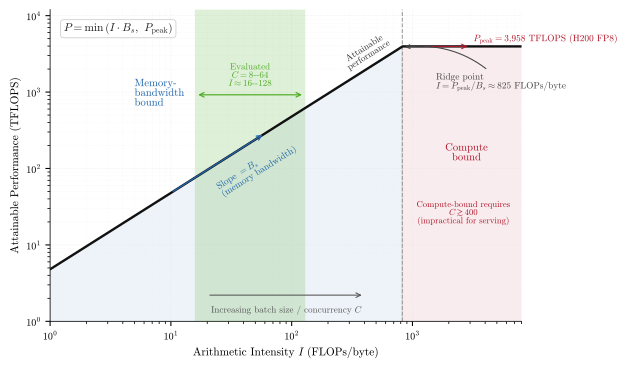

Source code (Python):
#!/usr/bin/env python3
"""
roofline.py — Annotated roofline model for the background section.
Explains the roofline model as applied to multi-GPU LLM inference serving.

H200 SXM FP8 concrete anchors:
  Peak compute : 3958 TFLOPS
  HBM bandwidth: 4.8 TB/s  →  ridge ≈ 825 FLOPs/byte

Saves: roofline.svg
"""

import matplotlib as mpl
import matplotlib.pyplot as plt
import numpy as np
from pathlib import Path

mpl.rcParams.update({
    'text.usetex': False,
    'font.family': 'serif',
    'mathtext.fontset': 'cm',
    'font.serif': ['cmr10', 'Computer Modern Roman', 'DejaVu Serif'],
    'font.size': 8.5,
    'axes.labelsize': 8.5,
    'axes.titlesize': 8.5,
    'xtick.labelsize': 7.5,
    'ytick.labelsize': 7.5,
    'legend.fontsize': 7.5,
    'axes.linewidth': 0.6,
    'figure.dpi': 150,
    'axes.formatter.use_mathtext': True,
})

OUT_DIR = Path(__file__).parent

PEAK  = 3958.0   # TFLOPS  (H200 FP8 tensor-core)
BW    = 4.8      # TB/s    (H200 HBM3e)
RIDGE = PEAK / BW  # ≈ 825 FLOPs/byte

ai = np.logspace(0, 4, 3000)
roofline = np.minimum(ai * BW, PEAK)

fig, ax = plt.subplots(figsize=(5.5, 3.8))

# ── Shaded regions ────────────────────────────────────────────────────────────
ai_mb = ai[ai <= RIDGE]
ai_cb = ai[ai >= RIDGE]

ax.fill_between(ai_mb, ai_mb * BW, 0.6, alpha=0.08, color='#2166ac', zorder=1)
ax.fill_between(ai_cb, PEAK,       0.6, alpha=0.08, color='#b2182b', zorder=1)

# ── Roofline curve ────────────────────────────────────────────────────────────
ax.loglog(ai, roofline, color='#111111', linewidth=1.8, zorder=5,
          solid_capstyle='round', solid_joinstyle='round')

# ── Ridge vertical guide ──────────────────────────────────────────────────────
ax.axvline(RIDGE, color='#999999', linestyle='--', linewidth=0.8, zorder=2)

# ── Axes (set limits before computing display transforms) ─────────────────────
ax.set_xlabel('Arithmetic Intensity $I$ (FLOPs/byte)')
ax.set_ylabel('Attainable Performance (TFLOPS)')
ax.set_xlim(1, 8000)
ax.set_ylim(1, 12000)
ax.spines[['top', 'right']].set_visible(False)
ax.grid(which='major', color='#e0e0e0', linestyle=':', linewidth=0.4, zorder=0)
ax.grid(which='minor', color='#eeeeee', linestyle=':', linewidth=0.3, zorder=0)

# Compute the true display angle of the memory-bound slope BEFORE adding text.
# In a log-log plot with a non-square aspect ratio the visual angle differs
# substantially from 45°; we measure it from the actual data→display transform.
fig.tight_layout(pad=0.7)
fig.canvas.draw()
p1 = ax.transData.transform((10,  10  * BW))
p2 = ax.transData.transform((200, 200 * BW))
slope_angle = np.degrees(np.arctan2(p2[1] - p1[1], p2[0] - p1[0]))

# ─────────────────────────────────────────────────────────────────────────────
# ANNOTATIONS
# ─────────────────────────────────────────────────────────────────────────────

# 1. Memory-bound slope arrow + label (angle matches the actual visual slope)
ax.annotate('',
    xy=(60, 60 * BW), xytext=(10, 10 * BW),
    arrowprops=dict(arrowstyle='->', color='#2166ac', lw=1.0), zorder=6)
ax.text(28, 40, 'Slope $= B_s$\n(memory bandwidth)',
        fontsize=7, color='#2166ac', ha='left', va='bottom',
        rotation=slope_angle, rotation_mode='anchor', zorder=7)

# 2. Peak compute ceiling label
ax.annotate('',
    xy=(3000, PEAK), xytext=(1200, PEAK),
    arrowprops=dict(arrowstyle='->', color='#b2182b', lw=0.8), zorder=6)
ax.text(3200, PEAK * 1.08,
        r'$P_{\mathrm{peak}} = 3{,}958$ TFLOPS (H200 FP8)',
        fontsize=7, color='#b2182b', ha='left', va='bottom', zorder=7)

# 3. Ridge point annotation — placed in the compute-bound area to avoid crowding
#    the memory-bound region; arrow curves back left to the kink.
ax.annotate(r'Ridge point' '\n' r'$I = P_{\mathrm{peak}} / B_s \approx 825$ FLOPs/byte',
    xy=(RIDGE, PEAK * 0.97),
    xytext=(RIDGE * 1.9, PEAK * 0.45),
    fontsize=7, color='#444444', ha='left', va='top',
    arrowprops=dict(arrowstyle='->', color='#444444', lw=0.8,
                    connectionstyle='arc3,rad=0.25'), zorder=7)

# 4. "Evaluated range" green band + double-headed bracket (C=8–64, AI=16–128)
AI_LO, AI_HI = 16, 128
ax.axvspan(AI_LO, AI_HI, alpha=0.18, color='#4dac26', zorder=3)

perf_hi = AI_HI * BW
ax.annotate('',
    xy=(AI_HI, perf_hi * 1.5), xytext=(AI_LO, perf_hi * 1.5),
    arrowprops=dict(arrowstyle='<->', color='#4dac26', lw=0.9), zorder=7)
ax.text((AI_LO * AI_HI) ** 0.5, perf_hi * 1.85,
        r'Evaluated' '\n' r'$C = 8$-$64$' '\n' r'$I \approx 16$-$128$',
        fontsize=6.8, color='#4dac26', ha='center', va='bottom', zorder=8)

# 5. "Increasing concurrency →" arrow along x-axis bottom
ax.annotate('', xy=(400, 2.2), xytext=(20, 2.2),
    arrowprops=dict(arrowstyle='->', color='#555555', lw=0.8), zorder=6)
ax.text(90, 1.6, 'Increasing batch size / concurrency $C$',
        fontsize=6.8, color='#555555', ha='center', va='top', zorder=7)

# 6. "Requires C ≳ 400" — text only, in lower compute-bound region
ax.text(RIDGE * 3.2, 18,
        'Compute-bound requires\n$C \\gtrsim 400$\n(impractical for serving)',
        fontsize=6.5, color='#b2182b', ha='center', va='bottom', zorder=7)

# 7. Region labels (large, italic, inside shaded area)
ax.text(5, 1500, 'Memory-\nbandwidth\nbound',
        fontsize=8, color='#2166ac', ha='left', va='top',
        style='italic', zorder=8)
ax.text(2800, 120, 'Compute\nbound',
        fontsize=8, color='#b2182b', ha='center', va='bottom',
        style='italic', zorder=8)

# 8. Formula box at top-left
ax.text(1.3, 8000,
        r'$P = \min\left(I \cdot B_s,\ P_{\mathrm{peak}}\right)$',
        fontsize=8.5, color='#222222', ha='left', va='top',
        bbox=dict(boxstyle='round,pad=0.3', facecolor='white',
                  edgecolor='#cccccc', linewidth=0.6), zorder=9)

# 9. "Attainable performance" label on the slope (angle matches the visual slope)
ax.text(RIDGE * 0.55, RIDGE * 0.55 * BW * 1.25,
        'Attainable\nperformance',
        fontsize=6.8, color='#333333', ha='center', va='bottom',
        rotation=slope_angle, rotation_mode='anchor', zorder=7)

for fmt in ('svg', 'pdf'):
    out = OUT_DIR / f'roofline.{fmt}'
    fig.savefig(out, format=fmt, bbox_inches='tight')
    print(f'Saved: {out}')
